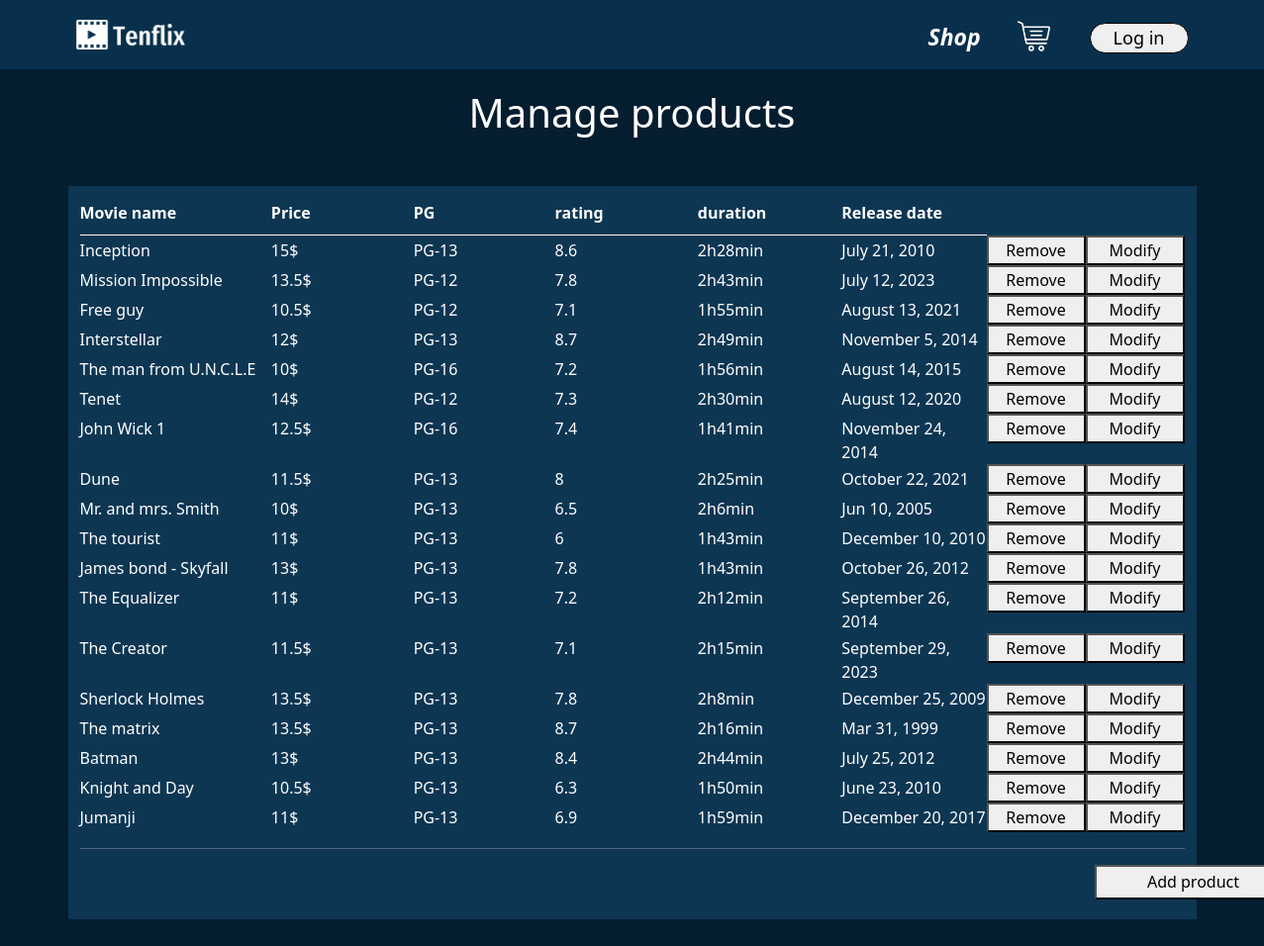
The app's page /html-php/manageProducts.php with its own data.
### tables this page shows
CREATE TABLE `products` (
  `productID` int(8) UNSIGNED NOT NULL,
  `productName` varchar(50) DEFAULT NULL,
  `price` float NOT NULL,
  `parentalGuidance` varchar(5) NOT NULL,
  `rating` float NOT NULL,
  `duration` varchar(10) NOT NULL,
  `actors` varchar(100) NOT NULL,
  `director` varchar(32) NOT NULL,
  `image` varchar(100) DEFAULT NULL,
  `landscapeImage` varchar(100) NOT NULL,
  `trailer` varchar(100) NOT NULL,
  `description` varchar(500) NOT NULL,
  `releaseDate` varchar(32) NOT NULL,
  `removeProduct` varchar(3) DEFAULT 'no'
);

### html-php/manageProducts.php (the view, shortened to what this page needs)
<?php
    $user =  'Webuser';
    $password = 'Lab2021';
    $database = 'tenflixDB';
    $host = 'localhost';
    $link = mysqli_connect($host, $user, $password) or die("Error: no connection can be made to $host");
    mysqli_select_db($link, $database) or die("Error: the database could not be opened");
?>
<!DOCTYPE html>
<html>
    <head>
        <link href="../css/reset.css" rel="stylesheet" />
        <link href="https://cdn.jsdelivr.net/npm/bootstrap@5.0.2/dist/css/bootstrap.min.css" rel="stylesheet">
        <link href="../css/manageProduct.css" rel="stylesheet"/>
        <link href="../css/header.css" rel="stylesheet" />
    </head>
    <body style="background-color: #041d2f;">
        <div class="container-trui">
            <?php include("./header.php");?>
            <h1>Manage products</h1>
            <div class="container" id="content">
                <?php
                    $product_query = "SELECT productID, productName, price, parentalGuidance, rating, duration, releaseDate, removeProduct FROM products" or die("Could not fetch the data from the database");
                    $product_result = mysqli_query($link, $product_query) or die("There was an error executing the query");
                ?>
                <table>
                    <th class="product">Movie name</th><th>Price</th><th>PG</th><th>rating</th><th>duration</th><th>Release date</th>
                    <?php
                        while($product_row = mysqli_fetch_array($product_result)){
                            if(htmlspecialchars($product_row['removeProduct']) != "yes"){
                                echo("<tr>");
                                    echo("<td>" . htmlspecialchars($product_row['productName']) . "</td>");
                                    echo("<td>" . htmlspecialchars($product_row['price']) . "$</td>");
                                    echo("<td>" . htmlspecialchars($product_row['parentalGuidance']) . "</td>");
                                    echo("<td>" . htmlspecialchars($product_row['rating']) . "</td>");
                                    echo("<td>" . htmlspecialchars($product_row['duration']) . "</td>");
                                    echo("<td>" . htmlspecialchars($product_row['releaseDate']) . "</td>");
                                    echo("<td><a href=\"./productActions.php?pid=" . $product_row['productID'] . "&productAction=removeProduct\"><button>Remove</button></a></td>");
                                    echo("<td><a href=\"./productActions.php?pid=" . $product_row['productID'] . "&productAction=modifyProduct\"><button>Modify</button></a></td>");
                                echo("</tr>");
                            }
                        }
                    ?>
                </table>
                <hr/>
                <?php
                    echo("<a href=\"./productActions.php?productAction=addProduct\"><button class=\"addProduct\">Add product</button></a>");
                ?>
            </div>
        </div>
    </body>
</html>

### html-php/header.php (shortened to what this page needs)
<!DOCTYPE html>
<html>
    <head>
        <link href="../css/header.css" rel="stylesheet"/>
    </head>
    <body>
        <div class="container-trui" id="header-parent-container">
            <div class="container" id="header-container">
                <div col="6" class="left-side">
                    <a href="./index.php"><img src="../images/tenflix-white.png" alt="logo" class="logo"/></a>
                </div>
                <div col="6" class="right-side">
                    <?php
                        if(isset($_SESSION['id'])){
                            if($_SESSION['permissions'] == "registeredUserPermissions"){
                                echo("<a href=\"./displayOrder.php\" class=\"orders\">My orders</a>");
                                echo("<a href=\"./home.php\" class=\"shop\">Shop</a>");
                                echo("<a href=\"./shoppingCart.php\" class=\"cart\"><img src=\"../images/shopping-cart-icon.png\" alt=\"shopping cart icon\" class=\"shopping-cart\" title=\"your cart\"/></a>");
                                echo("<a href=\"./logout.php\" class=\"login\" id=\"loginLink\"><button class=\"button-login\" id=\"loginButton\">Log out</button></a>");
                            }
                            else{
                                echo("<ul class=\"admin\"><li>Administrator</li><ul class=\"dropdown-content\"><a href=\"./manageUsers.php\"><li>Users</li></a><a href=\"./manageProducts.php\"><li>Products</li></a></ul></ul>");
                                echo("<a href=\"./displayOrder.php\" class=\"orders\">My orders</a>");
                                echo("<a href=\"./home.php\" class=\"shop\">Shop</a>");
                                echo("<a href=\"./shoppingCart.php\" class=\"cart\"><img src=\"../images/shopping-cart-icon.png\" alt=\"shopping cart icon\" class=\"shopping-cart\" title=\"your cart\"/></a>");
                                echo("<a href=\"./logout.php\" class=\"login\" id=\"loginLink\"><button class=\"button-login\" id=\"loginButton\">Log out</button></a>");
                            }
                        }
                        else{
                            echo("<a href=\"./home.php\" class=\"shop\">Shop</a>");
                            echo("<a href=\"./login.php\" class=\"cart\"><img src=\"../images/shopping-cart-icon.png\" alt=\"shopping cart icon\" class=\"shopping-cart\" title=\"your cart\"/></a>");
                            echo("<a href=\"./login.php\" class=\"login\" id=\"loginLink\"><button class=\"button-login\" id=\"loginButton\">Log in</button></a>");
                        }
                    ?>
                </div>
            </div>
        </div>
    </body>
</html>

### css/manageProduct.css (style rules this page uses)
h1 { text-align: center; padding-top: 20px; }
#content { background-color: #0d3653; color: white; margin-top: 50px; margin-bottom: 50px; padding-bottom: 20px; }
.container-trui { color: white; }
table { margin: auto; }
th { width: 150px; border-bottom: 1px solid white; padding-bottom: 10px; padding-top: 15px; }
button { width: 100px; }
.product { width: 200px; }
.addProduct { width: 200px; height: 35px; margin-left: 1025px; }

### css/header.css (style rules this page uses)
.shopping-cart { width: 33px; }
#header-parent-container { background-color: #08304c; background-color: none; color: white; height: 70px; }
#header-container { display: flex; justify-content: space-between; padding: 20px 8px 10px 8px; }
.left-side,.right-side { display: flex; }
a { color: white; text-decoration: none; }
.logo { width: 110px; height: 30px; }
.button-login { width: 100px; border: 1px solid black; border-radius: 20px; font-size: 18px; }
.login { margin-top: 3px; padding-left: 40px; }
.shop { width: 80px; font-size: 23px; font-weight: bold; font-style: italic; margin-right: 10px; }

### records on screen
products: productName "Inception", price "15", parentalGuidance "PG-13", rating "8.6", duration "2h28min", releaseDate "July 21, 2010"
products: productName "Mission Impossible", price "13.5", parentalGuidance "PG-12", rating "7.8", duration "2h43min", releaseDate "July 12, 2023"
products: productName "Free guy", price "10.5", parentalGuidance "PG-12", rating "7.1", duration "1h55min", releaseDate "August 13, 2021"
products: productName "Interstellar", price "12", parentalGuidance "PG-13", rating "8.7", duration "2h49min", releaseDate "November 5, 2014"
products: productName "The man from U.N.C.L.E", price "10", parentalGuidance "PG-16", rating "7.2", duration "1h56min", releaseDate "August 14, 2015"
products: productName "Tenet", price "14", parentalGuidance "PG-12", rating "7.3", duration "2h30min", releaseDate "August 12, 2020"
products: productName "John Wick 1", price "12.5", parentalGuidance "PG-16", rating "7.4", duration "1h41min", releaseDate "November 24, 2014"
products: productName "Dune", price "11.5", parentalGuidance "PG-13", rating "8", duration "2h25min", releaseDate "October 22, 2021"
products: productName "Mr. and mrs. Smith", price "10", parentalGuidance "PG-13", rating "6.5", duration "2h6min", releaseDate "Jun 10, 2005"
products: productName "The tourist", price "11", parentalGuidance "PG-13", rating "6", duration "1h43min", releaseDate "December 10, 2010"
products: productName "James bond - Skyfall", price "13", parentalGuidance "PG-13", rating "7.8", duration "1h43min", releaseDate "October 26, 2012"
products: productName "The Equalizer", price "11", parentalGuidance "PG-13", rating "7.2", duration "2h12min", releaseDate "September 26, 2014"
products: productName "The Creator", price "11.5", parentalGuidance "PG-13", rating "7.1", duration "2h15min", releaseDate "September 29, 2023"
products: productName "Sherlock Holmes", price "13.5", parentalGuidance "PG-13", rating "7.8", duration "2h8min", releaseDate "December 25, 2009"
products: productName "The matrix", price "13.5", parentalGuidance "PG-13", rating "8.7", duration "2h16min", releaseDate "Mar 31, 1999"
products: productName "Batman", price "13", parentalGuidance "PG-13", rating "8.4", duration "2h44min", releaseDate "July 25, 2012"
products: productName "Knight and Day", price "10.5", parentalGuidance "PG-13", rating "6.3", duration "1h50min", releaseDate "June 23, 2010"
products: productName "Jumanji", price "11", parentalGuidance "PG-13", rating "6.9", duration "1h59min", releaseDate "December 20, 2017"
